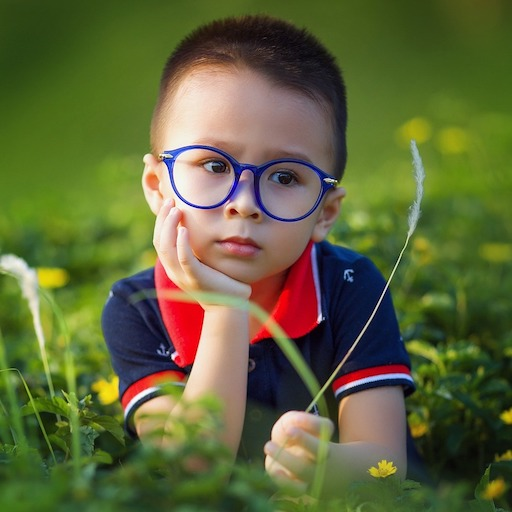
#> input picture src/OpenCV/week2/assignment-1/images/sample.jpg, 512 x 512 px, found by its file name
$ jupyter execute convolution.ipynb   (shell and % lines are left out)
#> lines starting #> are read from the running program, lines starting #| are printed output that depends on the picture
[cell 1]
import cv2
import numpy as np
import matplotlib.pyplot as plt

import matplotlib
matplotlib.rcParams["figure.figsize"]=(20,20)
matplotlib.rcParams["image.cmap"]="gray"
matplotlib.rcParams["axes.titlesize"] = 20
matplotlib.rcParams['axes.titlecolor']="white"

DATA_PATH = "/Users/admin/Iqbal/Study/OpenCV/LearnOpenCV/src/res/opencv-courses/"

[cell 2]
filename = DATA_PATH + "images/sample.jpg"
image = cv2.imread(filename)
#> image is the input picture: shape (512, 512, 3); mean B, G, R 57.8, 101.6, 95.4

if image is None:
    print("Couldn't not open or find the image")

[cell 3]
kernel_size = 5
kernel = np.ones((kernel_size,kernel_size), dtype=np.float32) / kernel_size**2

print(kernel)

[cell 4]
result = cv2.filter2D(image,-1,kernel,(-1,-1),delta=0,borderType=cv2.BORDER_DEFAULT)
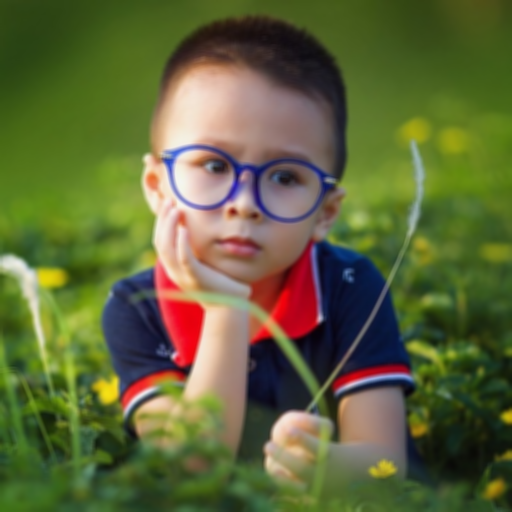
#> result: shape (512, 512, 3); mean B, G, R 57.8, 101.5, 95.4
plt.figure(figsize=(20,20))
plt.subplot(121);plt.imshow(image[...,::-1]);plt.title("Original Image")
plt.subplot(122);plt.imshow(result[...,::-1]);plt.title("Convolution Image")
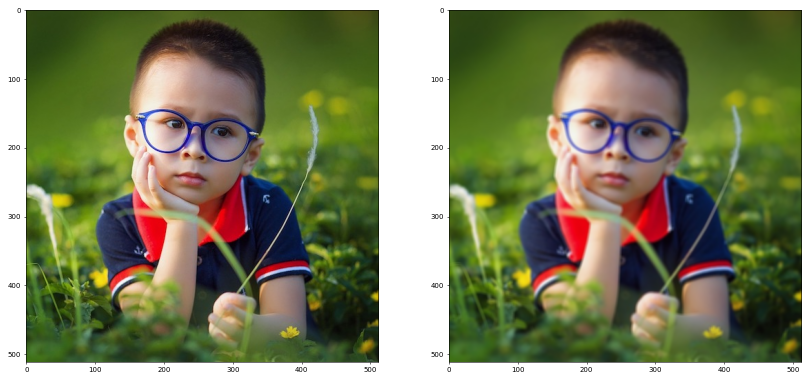
#> figure drawn by matplotlib, 2 panels
